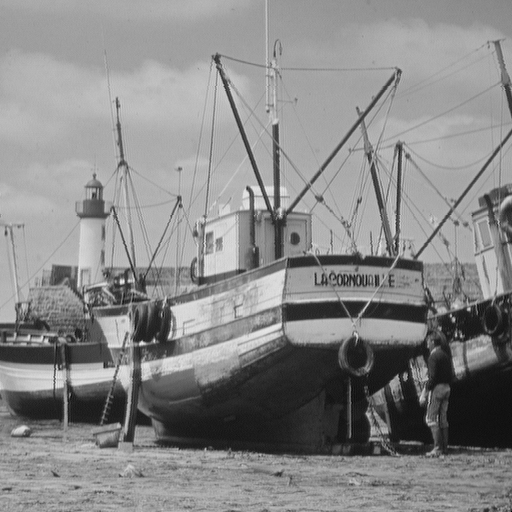
%> input picture matlab/Boat.gif, 512 x 512 px
$ octave Laby_6.m   (GNU Octave 9; MATLAB toolbox functions it lacks are replaced by stand-ins)
%> lines starting %> are read from the running program, lines starting %| are printed output that depends on the picture; in (x1, y1, x2, y2) boxes, pixels count from 0 and x2, y2 are one past the last pixel; in counts of white or black regions, pixels touching at a corner belong together; the program's own positions count from 1
Boat = double(imread('Boat.gif')); % 512x512
%> Boat: size 512x512 double; min 0, max 239, mean 136.1; mean of the top-left, top-right, bottom-left and bottom-right quarters 170, 156.1, 125.8, 92.5

mask = 1/159 * [2  4  5  4 2;
                4  9 12  9 4;
                5 12 15 12 5;
                4  9 12  9 4;
                2  4  5  4 2];

%pętla dodana na lab5.1
for i=1:10
	Boat = conv2(Boat, mask, 'same');
end;
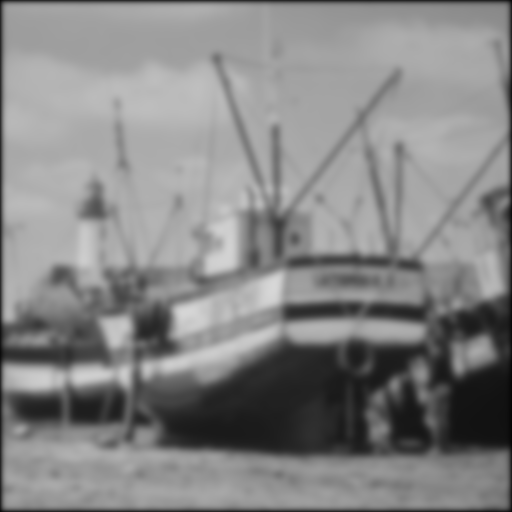
%> Boat: size 512x512 double; min 4.71, max 215.5, mean 133.6
%figure(1); colormap(gray(256)); image(Boat)

%figure(2); colormap(gray(256)); image(image_after_conv)

%Algorytm canny
table_x = [-1 0 1;
           -2 0 2;
           -1 0 1]; %maska Previta
table_y = table_x';
gradient_x = conv2(Boat, table_x, 'same');
gradient_y = conv2(Boat, table_y, 'same');
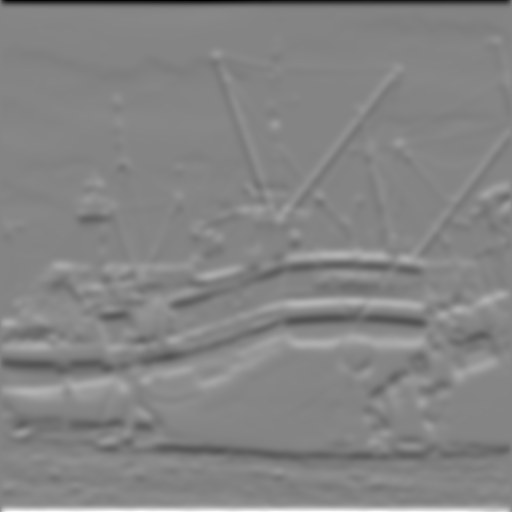
%> gradient_y: size 512x512 double; min -315.4, max 290.2, mean 0; drawn with min black and max white
modules = sqrt(gradient_x.^2 + gradient_y.^2);
T = angle(complex(gradient_x, gradient_y));
%figure(3); colormap(gray(256)); image(100*(T + pi))
%figure(3.1); colormap(gray(256)); image(modules)
for i=1:512
    for j=1:512
        if abs(T(i,j))<=pi/8 || abs(T(i,j))>=7*pi/8
            T(i,j)=1;
		  elseif T(i,j)>=5*pi/8 || (T(i,j)>=-3*pi/8 && T(i,j)<0)
				T(i,j)=2;
		  elseif T(i,j)>=3*pi/8 || (T(i,j)>=-5*pi/8 && T(i,j)<0)
				T(i,j)=3;
		  else
				T(i,j)=4;
		  endif;
	endfor;
endfor;
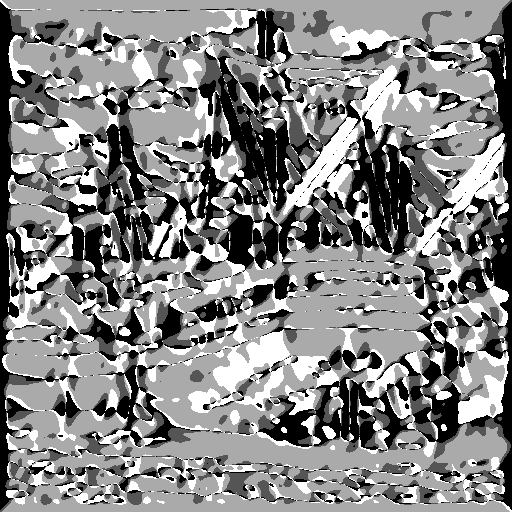
%> T: size 512x512 double; min 1, max 4, mean 2.58; drawn with min black and max white


%figure(4); colormap(gray(256)); image(50*T)

%znajdujemy maksima w kierunku gradientów
G = modules;
Gt = zeros(512);
for i=2:511
    for j=2:511
        if T(i,j) == 1
            a = G(i,j-1); b = G(i, j+1);
        else
            if T(i,j) == 2
                a = G(i-1,j-1); b = G(i+1, j+1);
            else
                if T(i,j) == 3
                    a = G(i-1,j); b = G(i+1, j);
                else
                    a = G(i+1,j-1); b = G(i-1, j+1);
                end;
            end;
        end;
        if a <= G(i,j) && b <= G(i,j)
            Gt(i,j)=G(i,j);
        end;
    end;
end;
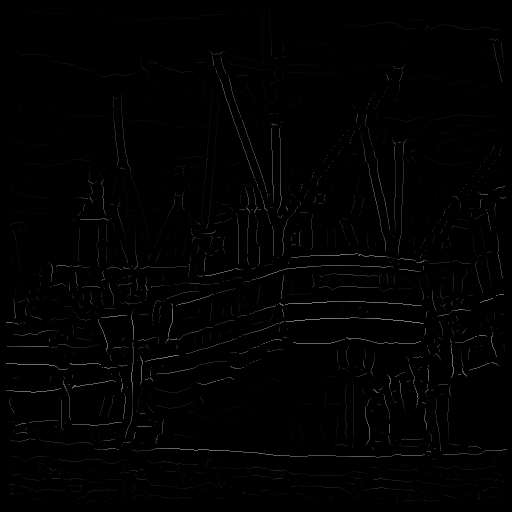
%> Gt: size 512x512 double; min 0, max 119.3, mean 1.9
%> after the loop, a = 124.3; b = 124.3
%figure(6); colormap(gray(256)); image(2*Gt) %mozna zwiekszyc wartosc Gt aby było wiecej widac

%od tego miejsca mamy lab5.1
thresh_high = 30;
Edges = zeros(512);
for i=1:512
	for j=1:512
		if Gt(i,j)>thresh_high
			Edges(i,j)=255;
		endif;
	endfor;
endfor;
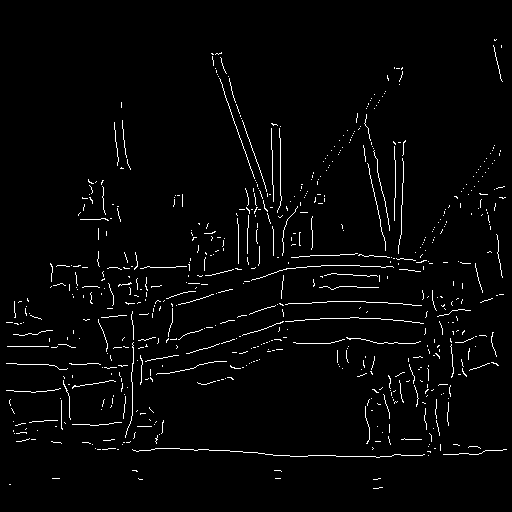
%> Edges: size 512x512 double; 2.5% white in thin lines or dots, all inside (x1, y1, x2, y2) = (6, 39, 507, 489)
figure(7); colormap(gray(256)); image(Edges)

%od tego miejsca mamy lab6
F = Edges;
thresh_low = 5;
for k=1:20
	for i=2:511
		 for j=2:511
			  if Edges(i,j) == 255
				if T(i,j)== 1
					i1 = i-1;
					i2 = i+1;
					j1=j;
					j2=j;
				elseif T(i,j)==2
					i1 = i-1;
					i2 = i+1;
					j1=j+1;
					j2=j-1;
				elseif T(i,j)==3
					i1 = i;
					i2 = i;
					j1=j-1;
					j2=j+1;
				else
					i1 = i-1;
					i2 = i+1;
					j1=j-1;
					j2=j+1;
			  endif
			  if Gt(i1,j1)>thresh_low || Gt(i2,j2)>thresh_low
				Edges(i1,j1)=127;
			  endif
		  endif
	  endfor
	endfor
endfor
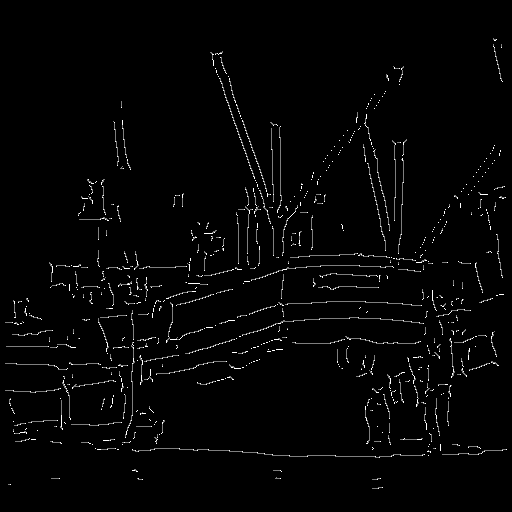
%> Edges: size 512x512 double; 2.09% of pixels changed, all inside (x1, y1, x2, y2) = (5, 38, 506, 489)
%> after the loop, i1 = 489; i2 = 489; j1 = 378; j2 = 380
Edges(Edges==127)=255;
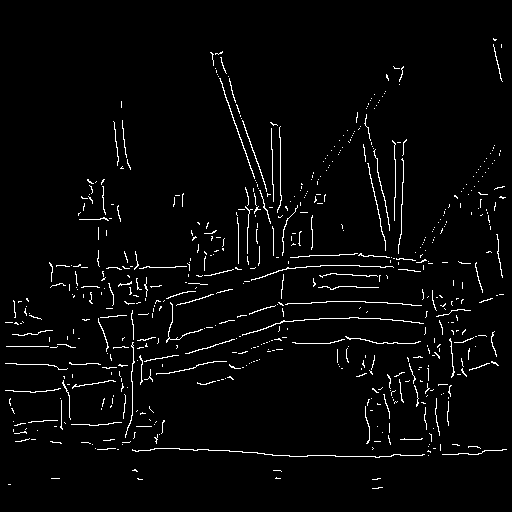
%> Edges: size 512x512 double; 2.9% white in thin lines or dots, all inside (x1, y1, x2, y2) = (5, 38, 507, 489)
figure(8); colormap(gray(256)); image(Edges)
